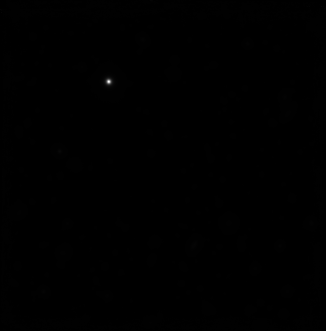
#> input picture hdfs.tiff, 326 x 331 px, found by its file name
$ jupyter execute --allow-errors tp1-code.ipynb   (shell and % lines are left out)
#> lines starting #> are read from the running program, lines starting #| are printed output that depends on the picture
# 07/10/2020

## Getting started

### Objectives

* discover and know how to write a Python program
* discover and know how to use a notebook
* manipulate variables

### Code cells

* The two cells containing codes should be:

[cell 1]
40 + 2

[cell 2]
year = 2020
course = "FTIP"
print(course + " " + str(year))

### Markdown cell

The markdown code

```
  Write **bold**, _italic_ or equations: $\sqrt{2}$.
```

produces:

---

  Write **bold**, _italic_ or equations: $\sqrt{2}$.

---

## Display a saved image

### Objectives

* use functions and modules
* know how to load and display an image, and use a colormap
* display the size of an image
* convert an image to grayscale
* understand that an image is also a 2D signal

### Modules

The use of the function `ccc` available in the submodule `bbb` of the module `aaa` writes `aaa.bbb.ccc`.
I am sure you agree this is a bit long to write, that is why we usually rename the submodule to something shorter.
Thus, the following instructions rename `skimage.io` to` io`, and `matplotlib.pyplot` to` plt`:

[cell 3]
import skimage.io as io
import matplotlib.pyplot as plt

The three modules used in this course are:
* [Numpy](http://www.numpy.org/) (scientific programming),
* [Scikit-image](https://scikit-image.org/) (image processing),
* [Matplotlib](https://matplotlib.org/) (display).

Refer to the documentation on these websites to get the syntax of the functions.

### Display the color image

Now you can load the image mandrill.tiff (I load it directly from the website):

#> (a cell that did not finish here is left out)

and display it (I take this opportunity to add a title):

#> (a cell that did not finish here is left out)

The image dimensions can be read on the displayed image: a little more than 500 pixels per side, and 3 bands since the image is in color.
A more precise alternative is to use the `shape` function:

#> (a cell that did not finish here is left out)

So the image if of size 512 × 512, with 3 bands.

### Conversion to grayscale

We need to import a new module (I am doing this at this point, but it is recommended to import all modules at the beginning of the notebook).

[cell 7]
import skimage.color as color

#> (the rest of this cell did not finish here and is left out)

What's that weird grayscale image? It's rather green... 😲

This actually _is_ a grayscale image (the image has only one band).
But the default colormap provided with `imshow` is a gradient of blue and green.
To display it in real gray levels, you must specify the option `cmap` in` imshow`.
A large number of palettes are available (see [catalog](https://matplotlib.org/examples/color/colormaps_reference.html));
here we choose the classic `gray`:

#> (a cell that did not finish here is left out)

Phew! 😅

The grayscale image has intensities in this range:

#> (a cell that did not finish here is left out)

The range of colors can also be redefined by specifying the intensities corresponding to black (`vmin`) and white (` vmax`):

#> (a cell that did not finish here is left out)

### Brightness profile

I choose a horizontal cut on the 200<sup>th</sup> line of the image:

[cell 11]
cut = 200          # Cut location
#> (the rest of this cell did not finish here and is left out)

Now we can display the brightness profile...

[cell 12]
plt.figure(figsize=(10,5))           # New figure with specific display size

plt.subplot(1,2,1)                   # Plot on the left
#> (the rest of this cell did not finish here and is left out)

Do you see on the profile the Mandrill's nose and the protruding ridges on its sides?

## Create a simple image

### Objectives
* synthesize an RGB image (and know, for example, that yellow = green + red)
* manipulate the value / color correspondence
* use the `:` operator

### Image synthesis

As usual, do not forget the modules:

[cell 13]
import numpy as np
import matplotlib.pyplot as plt

The image is composed of blocks of homogeneous color with size 20 × 20 pixels, so as to form an image of 40 × 80 pixels.
Also, it contains three bands as it is an RGB image.
Therefore we create an array `f` of size 40 × 80 × 3:

[cell 14]
f = np.zeros((40,80,3))

We use [Additive color](https://en.wikipedia.org/wiki/Additive_color) to create the colors.
Thus, yellow is obtained by combining green and red.

[cell 15]
f[ 0:20 ,   :   , 0 ] = 1   # Red band (top row:: pixels 0 to 19)
f[  :   ,  0:40 , 1 ] = 1   # Green band (the two columns on the left)
f[  :   , 20:60 , 2 ] = 1   # Blue band (the two columns at the center)

The bands can be displayed separately:

[cell 16]
plt.figure(figsize=(15,7))

plt.subplot(1,3,1)
plt.imshow(f[:,:,0], cmap="gray")
plt.title('Red band')

plt.subplot(1,3,2)
plt.imshow(f[:,:,1], cmap="gray")
plt.title('Green band')

plt.subplot(1,3,3)
plt.imshow(f[:,:,2], cmap="gray")
plt.title('Blue band')
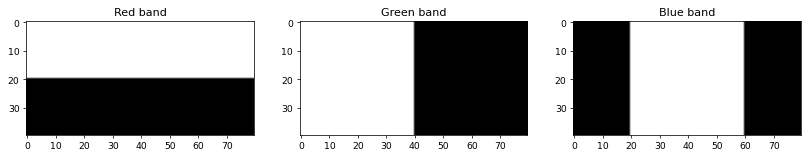
#> figure drawn by matplotlib, 3 panels

And finally the color image:

[cell 17]
plt.imshow(f)
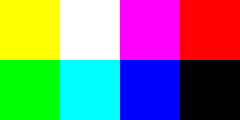
#> shown: shape (40, 80, 3) float64 (shown 3 times larger); mean R, G, B 0.5, 0.5, 0.5

## Setting the intensity range

### Objectives
* be aware of the need for a good colormap
* know how to adjust the colormap to display the objects of interest

[cell 18]
import skimage.io as io
import matplotlib.pyplot as plt

### Display the image

Load and display the image:

[cell 19]
f = io.imread("hdfs.tiff")
#> f is the input picture: shape (331, 326) uint32; min 625722, max 628454834, mean 3203051.1
plt.figure(figsize=(6,6))
plt.imshow(f, cmap="gray")

This image corresponds to a portion of the sky in the southern hemisphere called the [_Hubble Deep Field South_](http://muse-vlt.eu/science/hdfs-v1-0/). It was acquired by the [MUSE sensor](http://muse-vlt.eu/science/) installed on the VLT in Chile. It is obtained by averaging around 4000 bands of the original image: we speak of a hyperspectral image. (Source: [Bacon et al., "The MUSE 3D view of the Hubble Deep Field South", _Astronomy & Astrophysics_, 2015](https://www.aanda.org/articles/aa/abs/2015/03/aa25419-14/aa25419-14.html)).

Although only a small star can be seen, there are many other objects. Since these objects are very distant, they are very faint. In astronomy, as in many other science fields, the pixel intensity is not limited to 256 values. In this case, the intensities lie over the range given below:

[cell 20]
print("Mininmal intensity: %d" % f.min())
#| Mininmal intensity: 625722
print("Maximal intensity: %d" % f.max())
#| Maximal intensity: 628454834

### Choose a better colormap

Therefore, to observe the other objects, we will adjust the colormap so that the gray levels will lie between `vmin` and `vmax`.
Intensities less than `vmin` will be displayed in black, and those greater than `vmax` will be in white.
It's up to you to find these values to get an image like the one below, where other stars and galaxies are clearly visible
(and the brightest star is saturated).

[cell 21]
plt.figure(figsize=(6,6))
plt.imshow(f, cmap="gray", vmin=3e6, vmax=4e6)
# NB : ne pas utiliser d'histogramme : ça plante le notebook !

Another possibility is to use colors to increase the dynamics of the intensities observed. The `jet` colormap is used in the example below, with the the same `vmin` and `vmax` as before. We observe a few more objects.

[cell 22]
plt.figure(figsize=(6,6))
plt.imshow(f, cmap="jet", vmin=3e6, vmax=4e6)

## Segmentation by histogram thresholding

### Objectives
* display and manipulate a histogram
* define a threshold from a histogram

### Image histogram

[cell 23]
import skimage.io as io
import skimage.color as clr
import matplotlib.pyplot as plt
import numpy as np

[cell 24]
f = io.imread("santamonica.jpg")
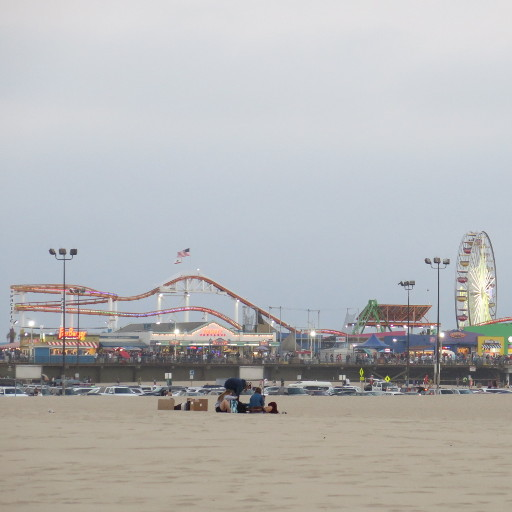
#> input picture santamonica.jpg, 512 x 512 px, found by its file name
#> f is the input picture: shape (512, 512, 3); mean R, G, B 181.2, 181.3, 181.7
f = clr.rgb2gray(f)
#> f: shape (512, 512) float64
plt.figure(figsize=(7,7))
plt.imshow(f, cmap="gray")
plt.title('Santa Monica Pier');

The histogram is obtained with `matplotlib.pyplot.hist`.
As this function calculates the image from a vector, it must be used on the vectorized image, and not the image itself.
The vectorized image is obtained with `numpy.ravel`.
The pixels in a vectorized image are arrange in one dimension.

The histogram of the image is not unique: the number of bins must be specified.
Generally, we choose as many bins as gray levels, but this is not mandatory.
The following histograms are obtained with 16, 64 and 256 bins.
Note that the intensities of the image are not between 0 and 255: do you know why (ask the teacher if you cannot get the solution)?

[cell 25]
for k in [16, 64, 256]:

    plt.figure()
    plt.hist( f.ravel(), bins=k);
    plt.title("%d bins" % k)
#> figure, not shown here; tallest bar 71002 high, from x = 0.821 to 0.881
#> figure, not shown here; tallest bar 26081 high, from x = 0.821 to 0.836
#> figure, not shown here; tallest bar 9651 high, from x = 0.836 to 0.84

On the one hand, we easily observe that if the number of bars is low, then the distribution is coarse and some details
(such as the presence of two modes after 0.5) are not visible.
On the other hand, if the bin number is high, then we may have too much detail to analyse the result.
In conclusion, the bin number does not necessarily have to be equal to the number of gray levels in the image,
it depends on what we are going to do with the histogram!

### Segmentation in 2 classes

The presence of several modes in the histogram implies several possible thresholds.
The two images below correspond to the thresholds obtained around the three modes of the histogram.

[cell 26]
for seuil in [0.55, 0.70]:
    plt.figure(figsize=(7,7))
    plt.imshow(f>seuil, cmap="gray")
    plt.title("Threshold = %.2f" % seuil)

### Segmentation in 3 classes

The histogram is a tool that represents the distribution of the intensities in an image.
We used it in this exercise to define a threshold on the image, then segmenting the image into two classes.
Furthermore, we can define several thresholds to obtain a segmentation with more than two classes, as for example in the image below.

How can you get this result?
Besides, which modes in the histogram correspond to the three identified zones?

[cell 27]
plt.figure(figsize=(7,7))
plt.imshow(1*(f>0.55)+1*(f>0.70), cmap="gray");
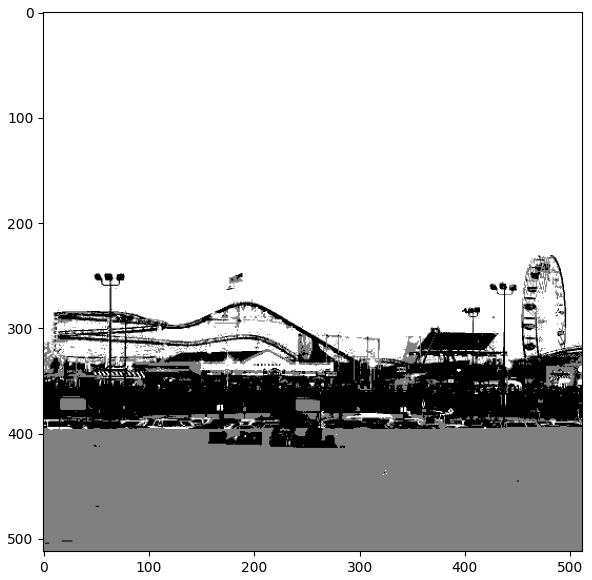
#> figure drawn by matplotlib, 1 panel

There are methods in the literature that are able to determine automatically the value of the threshold(s), such as Otsu's method (see chapter {ref}`C:Segmentation`).

## Contrast enhancement

### Objective
* Apply histogram transformations

[cell 28]
import skimage.io as io
import skimage.color as clr
import matplotlib.pyplot as plt
import skimage.exposure as ex
import numpy as np

The image forest.png has been used in several publications dealing with the problem of removing fog from an image (_dehazing_).

* K. He, J. Sun, X. Tang,
  « Single image haze removal using dark channel prior »,
  _IEEE Transactions on Pattern Analysis and Machine Intelligence_, 2011.
* D. Berman, T. Treibitz, S. Avidan,
  « Non-Local Image Dehazing »,
  CVPR 2016, [website](http://www.eng.tau.ac.il/~berman/NonLocalDehazing/).

[cell 29]
f = io.imread("forest.png")
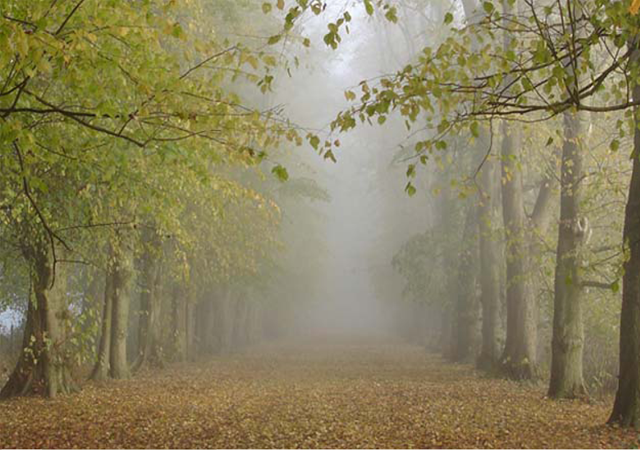
#> input picture forest.png, 640 x 450 px, found by its file name
#> f is the input picture: shape (450, 640, 3); mean R, G, B 137.5, 128.7, 93.7
f = clr.rgb2gray(f)
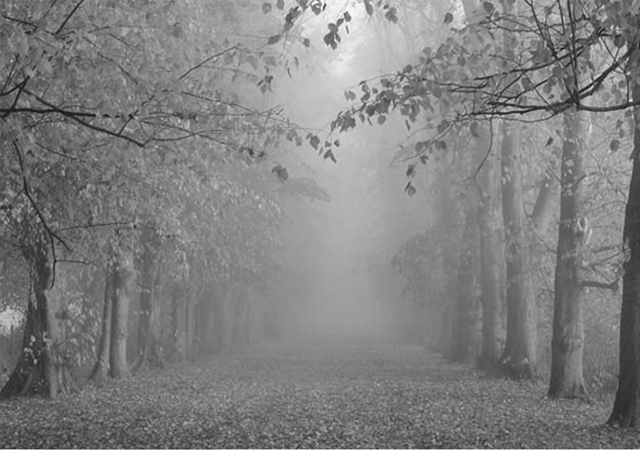
#> f: shape (450, 640) float64; min 0.0523, max 1, mean 0.502
plt.imshow(f, cmap="gray");

[cell 30]
plt.figure()
plt.hist( np.ravel(f), bins=256)
plt.title("Histogram with 256 bins");
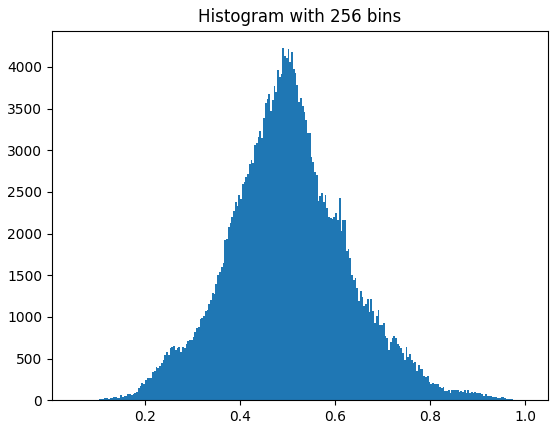
#> figure drawn by matplotlib, 1 panel; tallest bar 4225 high, from x = 0.489 to 0.493

The original image and its histogram are given above.
The histogram is mono-modal (it has only one maximum) and uses the full range of intensities quite well.
However, there are few pixels with low or high intensities, explaining the lack of contrast in the image.

Thus, what is the effect on this image of a histogram spread?

### Multiplication by a real

By multiplying the intensities by a coefficient (here: 1.3), the histogram is dilated: low intensities stay weak while high intensities increase.
Therefore the image is lighter, but the dark areas are little changed.
As a result, the contrast is better.
Note that the two images are represented with intensities between 0 (`vmin`) and 1 (` vmax`).

Is this observation still valid for other values of the multiplicative coefficient?

[cell 31]
g = 1.3 * f

plt.figure(figsize=(17,10))

plt.subplot(2,2,1)
plt.imshow(f, cmap="gray", vmin=0.0, vmax=1.0)
plt.title('Original')

plt.subplot(2,2,2)
plt.imshow(g, cmap="gray", vmin=0.0, vmax=1.0)
plt.title('Transformed')

plt.subplot(2,2,3)
plt.hist( np.ravel(f), bins=256);

plt.subplot(2,2,4)
plt.hist( np.ravel(g), bins=256);
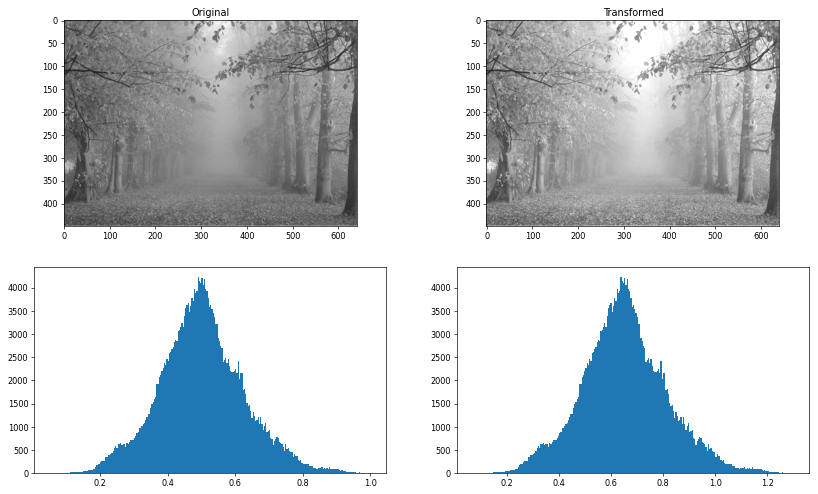
#> figure drawn by matplotlib, 4 panels; panel 3: tallest bar 4225 high, from x = 0.489 to 0.493; panel 4: tallest bar 4225 high, from x = 0.636 to 0.641

### Histogram equalization

The histogram equalization gives the result below.
The image is more contrasted than previously: this is due to the fact that the histogram of the transformed image is (almost) flat.

[cell 32]
g = ex.equalize_hist(f)
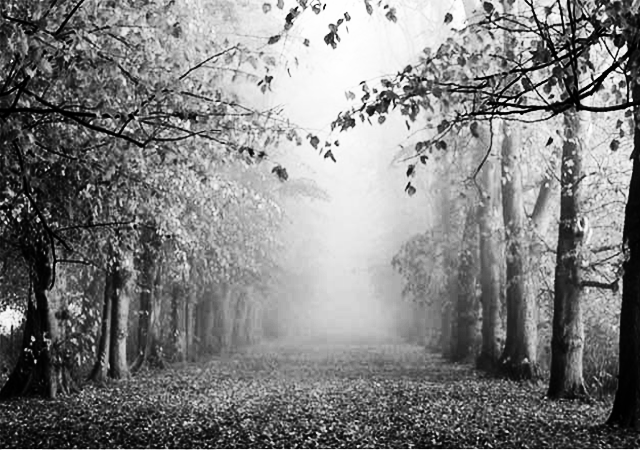
#> g: shape (450, 640) float64; min 3.47e-06, max 1, mean 0.504

plt.figure(figsize=(17,10))

plt.subplot(2,2,1)
plt.imshow(f, cmap="gray")
plt.title('Originale')

plt.subplot(2,2,2)
plt.imshow(g, cmap="gray")
plt.title('Transformée')

plt.subplot(2,2,3)
plt.hist( np.ravel(f), bins=256);

plt.subplot(2,2,4)
plt.hist( np.ravel(g), bins=256);
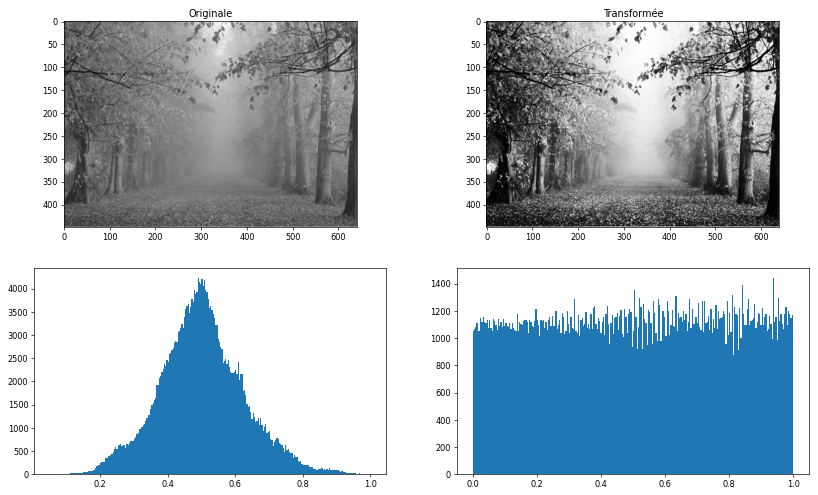
#> figure drawn by matplotlib, 4 panels; panel 3: tallest bar 4225 high, from x = 0.489 to 0.493; panel 4: tallest bar 1439 high, from x = 0.938 to 0.941
